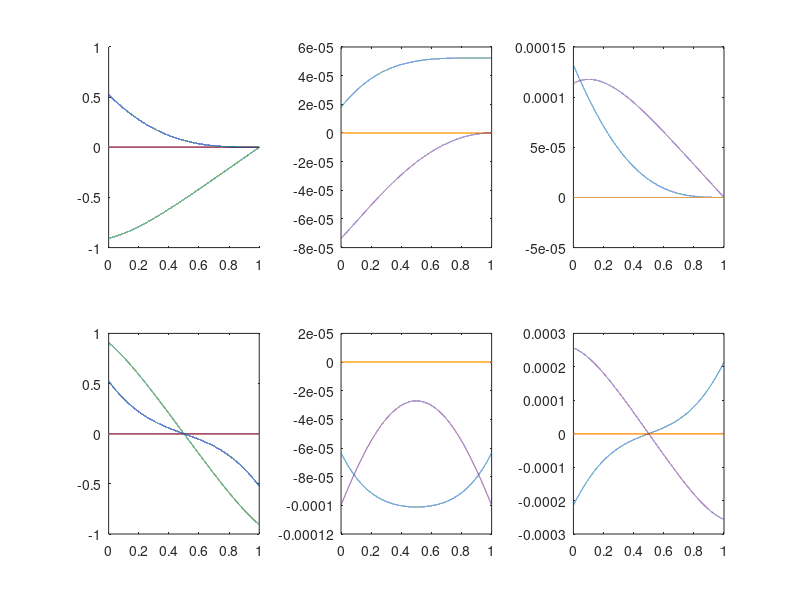

The MATLAB source for this figure: (Note: this script raises an error after producing the figure.)
%% init data
theta = pi;
dis = pi/3;

q0 = [[1,0,0]*sin(dis/2),cos(dis/2)]';
q1 = [0,0,0,1]';
q2 = [[cos(theta),sin(theta),0]*sin(dis/2),cos(dis/2)]';

ds = 0.0001;
s = 0:ds:1;

theta0 = acos(q0(4));
v0 = q0(1:3)/sin(theta0);

theta2 = acos(q2(4));
v2 = q2(1:3)/sin(theta2);

debug = 1;

%% qa
qa  = [sin(theta0*((1-s).^2)).*v0;cos(theta0*((1-s).^2))];
dqa = theta0*(2*s-2).*[cos(theta0*((1-s).^2)).*v0;-sin(theta0*((1-s).^2))];
ddqa = theta0*2.*[cos(theta0*((1-s).^2)).*v0;-sin(theta0*((1-s).^2))]...
    +theta0*(2*s-2).*theta0.*(2*s-2).*[-sin(theta0*((1-s).^2)).*v0;-cos(theta0*((1-s).^2))];

if(debug)
    subplot(2,3,1);
    hold on
    plot(s,dqa)
    plot(s(2:end),diff(qa')'/ds)
    hold off
    subplot(2,3,2)
    plot(s(2:end),dqa(:,2:end)-diff(qa')'/ds)
    subplot(2,3,3)
    plot(s(2:end),ddqa(:,2:end)-diff(dqa')'/ds)
end
%% qb1
qb1  = [sin(theta0*(-(1-s).^2)).*v0;cos(theta0*(-(1-s).^2))];
dqb1 = -theta0*(2*s-2).*[cos(theta0*((1-s).^2)).*v0;sin(theta0*((1-s).^2))];
ddqb1 = -theta0*2.*[cos(theta0*((1-s).^2)).*v0;sin(theta0*((1-s).^2))]...
    -theta0*(2*s-2).*theta0.*(2*s-2).*[-sin(theta0*((1-s).^2)).*v0;cos(theta0*((1-s).^2))];

if(debug)
    subplot(2,3,4);
    hold on
    plot(s,dqb1);
    plot(s(2:end),diff(qb1')'/ds);
    hold off
    subplot(2,3,5);
    plot(s(2:end),dqb1(:,2:end)-diff(qb1')'/ds);
    subplot(2,3,6)
    plot(s(2:end),ddqb1(:,2:end)-diff(dqb1')'/ds)
end

%% qb2
qb2  = [sin(theta2*(s.^2)).*v2;cos(theta2*(s.^2))];
dqb2 = 2*theta2*s.*[cos(theta2*(s.^2)).*v2;-sin(theta2*(s.^2))];
ddqb2 = 2*theta2.*[cos(theta2*(s.^2)).*v2;-sin(theta2*(s.^2))]...
    + 2*theta2*s.*2*theta2.*s.*[-sin(theta2*(s.^2)).*v2;-cos(theta2*(s.^2))];

if(debug)
    subplot(2,3,4);
    plot(s,dqb2);
    hold on
    plot(s(2:end),diff(qb2')'/ds);
    hold off
    subplot(2,3,5);
    plot(s(2:end),dqb2(:,2:end)-diff(qb2')'/ds);
    subplot(2,3,6);
    plot(s(2:end),ddqb2(:,2:end)-diff(dqb2')'/ds);
end
%% qb3
qb3 = [ qb1(2,:).*qb2(3,:) - qb2(2,:).*qb1(3,:) + qb1(4,:).*qb2(1,:) + qb2(4,:).*qb1(1,:)
        qb2(1,:).*qb1(3,:) - qb1(1,:).*qb2(3,:) + qb1(4,:).*qb2(2,:) + qb2(4,:).*qb1(2,:)
        qb1(1,:).*qb2(2,:) - qb2(1,:).*qb1(2,:) + qb1(4,:).*qb2(3,:) + qb2(4,:).*qb1(3,:)
        qb1(4,:).*qb2(4,:) - qb1(1,:).*qb2(1,:) - qb1(2,:).*qb2(2,:) - qb1(3,:).*qb2(3,:)
        ];
dqb3 = [
    qb1(2,:).*dqb2(3,:)+dqb1(2,:).*qb2(3,:) - qb2(2,:).*dqb1(3,:)-dqb2(2,:).*qb1(3,:) + qb1(4,:).*dqb2(1,:)+dqb1(4,:).*qb2(1,:) + qb2(4,:).*dqb1(1,:)+dqb2(4,:).*qb1(1,:)
    qb2(1,:).*dqb1(3,:)+dqb2(1,:).*qb1(3,:) - qb1(1,:).*dqb2(3,:)-dqb1(1,:).*qb2(3,:) + qb1(4,:).*dqb2(2,:)+dqb1(4,:).*qb2(2,:) + qb2(4,:).*dqb1(2,:)+dqb2(4,:).*qb1(2,:)
    qb1(1,:).*dqb2(2,:)+dqb1(1,:).*qb2(2,:) - qb2(1,:).*dqb1(2,:)-dqb2(1,:).*qb1(2,:) + qb1(4,:).*dqb2(3,:)+dqb1(4,:).*qb2(3,:) + qb2(4,:).*dqb1(3,:)+dqb2(4,:).*qb1(3,:)
    qb1(4,:).*dqb2(4,:)+dqb1(4,:).*qb2(4,:) - qb1(1,:).*dqb2(1,:)-dqb1(1,:).*qb2(1,:) - qb1(2,:).*dqb2(2,:)-dqb1(2,:).*qb2(2,:) - qb1(3,:).*dqb2(3,:)-dqb1(3,:).*qb2(3,:)
];

ddqb3 = [
    qb1(2,:).*ddqb2(3,:)+2*dqb1(2,:).*dqb2(3,:)+ddqb1(2,:).*qb2(3,:) - qb2(2,:).*ddqb1(3,:)-2*dqb2(2,:).*dqb1(3,:)-ddqb2(2,:).*qb1(3,:) + qb1(4,:).*ddqb2(1,:)+2*dqb1(4,:).*dqb2(1,:)+ddqb1(4,:).*qb2(1,:) + qb2(4,:).*ddqb1(1,:)+2*dqb2(4,:).*dqb1(1,:)+ddqb2(4,:).*qb1(1,:)
    qb2(1,:).*ddqb1(3,:)+2*dqb2(1,:).*dqb1(3,:)+ddqb2(1,:).*qb1(3,:) - qb1(1,:).*ddqb2(3,:)-2*dqb1(1,:).*dqb2(3,:)-ddqb1(1,:).*qb2(3,:) + qb1(4,:).*ddqb2(2,:)+2*dqb1(4,:).*dqb2(2,:)+ddqb1(4,:).*qb2(2,:) + qb2(4,:).*ddqb1(2,:)+2*dqb2(4,:).*dqb1(2,:)+ddqb2(4,:).*qb1(2,:)
    qb1(1,:).*ddqb2(2,:)+2*dqb1(1,:).*dqb2(2,:)+ddqb1(1,:).*qb2(2,:) - qb2(1,:).*ddqb1(2,:)-2*dqb2(1,:).*dqb1(2,:)-ddqb2(1,:).*qb1(2,:) + qb1(4,:).*ddqb2(3,:)+2*dqb1(4,:).*dqb2(3,:)+ddqb1(4,:).*qb2(3,:) + qb2(4,:).*ddqb1(3,:)+2*dqb2(4,:).*dqb1(3,:)+ddqb2(4,:).*qb1(3,:)
    qb1(4,:).*ddqb2(4,:)+2*dqb1(4,:).*dqb2(4,:)+ddqb1(4,:).*qb2(4,:) - qb1(1,:).*ddqb2(1,:)-2*dqb1(1,:).*dqb2(1,:)-ddqb1(1,:).*qb2(1,:) - qb1(2,:).*ddqb2(2,:)-2*dqb1(2,:).*dqb2(2,:)-ddqb1(2,:).*qb2(2,:) - qb1(3,:).*ddqb2(3,:)-2*dqb1(3,:).*dqb2(3,:)-ddqb1(3,:).*qb2(3,:)
];
if(debug)
% 验证dq3
subplot(2,3,4);
plot(s,dqb3);
hold on
plot(s(2:end),diff(qb3')'/ds);
hold off
subplot(2,3,5);
plot(s(2:end),dqb3(:,2:end)-diff(qb3')'/ds);
subplot(2,3,6)
plot(s(2:end),ddqb3(:,2:end)-diff(dqb3')'/ds);
% qb32=zeros(size(qb1));
% for i=1:size(qb1,2)
% qb32(:,i) = s_q_dot_q(qb1(:,i),qb2(:,i));
% end
% qb3 - qb32(1:4,:)
end
%% qb
% 计算qb 和 dqb

% q&dq to v theta dv dtheta
theta_b3 = zeros(1,size(qb3,2));
vb3 = zeros(3,size(qb3,2));
dtheta_b3 = zeros(1,size(qb3,2));
dvb3 = zeros(3,size(qb3,2));
ddtheta_b3 = zeros(1,size(qb3,2));
ddvb3 = zeros(3,size(qb3,2));

for i=1:size(qb3,2)
[theta_b3(:,i),vb3(:,i),dtheta_b3(:,i),dvb3(:,i),ddtheta_b3(:,i),ddvb3(:,i)] = ...
    s_q_to_theta_v(qb3(:,i),dqb3(:,i),ddqb3(:,i));
end

if(debug)
    subplot(2,3,2);
    plot(s,dvb3);
    hold on
    plot(s(2:end),diff(vb3')'/ds);
    hold off
    subplot(2,3,2);
    plot(s(2:end),dvb3(:,2:end)-diff(vb3')'/ds);
    subplot(2,3,3)
    plot(s(2:end),ddvb3(:,2:end)-diff(dvb3')'/ds);
end
qb  = [sin(theta_b3.*s).*vb3;cos(theta_b3.*s)];
dqb = [
    cos(s.*theta_b3).*(theta_b3+s.*dtheta_b3).*vb3+sin(s.*theta_b3).*dvb3
    -sin(s.*theta_b3).*(theta_b3+s.*dtheta_b3)
];

ddqb_1 = -sin(s.*theta_b3).*(theta_b3 + s.*dtheta_b3).*(theta_b3+s.*dtheta_b3).*vb3 ...
        + cos(s.*theta_b3).*(dtheta_b3+ dtheta_b3 + s.*ddtheta_b3).*vb3 ...
        + cos(s.*theta_b3).*(theta_b3+s.*dtheta_b3).*dvb3 ...
        ...
        + cos(s.*theta_b3).*(theta_b3 + s.*dtheta_b3).*dvb3 ...
        + sin(s.*theta_b3).*ddvb3;

ddqb_2 = -cos(s.*theta_b3).*(theta_b3 + s.*dtheta_b3).*(theta_b3+s.*dtheta_b3) ...
        -sin(s.*theta_b3).*(dtheta_b3 + dtheta_b3 + s.*ddtheta_b3);

ddqb = [
    ddqb_1
    ddqb_2
    ];

if(debug)
    subplot(2,3,4);
    plot(s,dqb);
    hold on
    plot(s(2:end),diff(qb')'/ds);
    hold off
    subplot(2,3,5);
    plot(s(2:end),dqb(:,2:end)-diff(qb')'/ds);
    subplot(2,3,6)
    plot(s(2:end),ddqb(:,2:end)-diff(dqb')'/ds);
end
%% q
% 最后计算 q
q = [ 
    qa(2,:).*qb(3,:) - qb(2,:).*qa(3,:) + qa(4,:).*qb(1,:) + qb(4,:).*qa(1,:)
    qb(1,:).*qa(3,:) - qa(1,:).*qb(3,:) + qa(4,:).*qb(2,:) + qb(4,:).*qa(2,:)
    qa(1,:).*qb(2,:) - qb(1,:).*qa(2,:) + qa(4,:).*qb(3,:) + qb(4,:).*qa(3,:)
    qa(4,:).*qb(4,:) - qa(1,:).*qb(1,:) - qa(2,:).*qb(2,:) - qa(3,:).*qb(3,:)
];
dq = [
    qa(2,:).*dqb(3,:)+dqa(2,:).*qb(3,:) - qb(2,:).*dqa(3,:)-dqb(2,:).*qa(3,:) + qa(4,:).*dqb(1,:)+dqa(4,:).*qb(1,:) + qb(4,:).*dqa(1,:)+dqb(4,:).*qa(1,:)
    qb(1,:).*dqa(3,:)+dqb(1,:).*qa(3,:) - qa(1,:).*dqb(3,:)-dqa(1,:).*qb(3,:) + qa(4,:).*dqb(2,:)+dqa(4,:).*qb(2,:) + qb(4,:).*dqa(2,:)+dqb(4,:).*qa(2,:)
    qa(1,:).*dqb(2,:)+dqa(1,:).*qb(2,:) - qb(1,:).*dqa(2,:)-dqb(1,:).*qa(2,:) + qa(4,:).*dqb(3,:)+dqa(4,:).*qb(3,:) + qb(4,:).*dqa(3,:)+dqb(4,:).*qa(3,:)
    qa(4,:).*dqb(4,:)+dqa(4,:).*qb(4,:) - qa(1,:).*dqb(1,:)-dqa(1,:).*qb(1,:) - qa(2,:).*dqb(2,:)-dqa(2,:).*qb(2,:) - qa(3,:).*dqb(3,:)-dqa(3,:).*qb(3,:)
];
ddq = [
    qa(2,:).*ddqb(3,:)+2*dqa(2,:).*dqb(3,:)+ddqa(2,:).*qb(3,:) - qb(2,:).*ddqa(3,:)-2*dqb(2,:).*dqa(3,:)-ddqb(2,:).*qa(3,:) + qa(4,:).*ddqb(1,:)+2*dqa(4,:).*dqb(1,:)+ddqa(4,:).*qb(1,:) + qb(4,:).*ddqa(1,:)+2*dqb(4,:).*dqa(1,:)+ddqb(4,:).*qa(1,:)
    qb(1,:).*ddqa(3,:)+2*dqb(1,:).*dqa(3,:)+ddqb(1,:).*qa(3,:) - qa(1,:).*ddqb(3,:)-2*dqa(1,:).*dqb(3,:)-ddqa(1,:).*qb(3,:) + qa(4,:).*ddqb(2,:)+2*dqa(4,:).*dqb(2,:)+ddqa(4,:).*qb(2,:) + qb(4,:).*ddqa(2,:)+2*dqb(4,:).*dqa(2,:)+ddqb(4,:).*qa(2,:)
    qa(1,:).*ddqb(2,:)+2*dqa(1,:).*dqb(2,:)+ddqa(1,:).*qb(2,:) - qb(1,:).*ddqa(2,:)-2*dqb(1,:).*dqa(2,:)-ddqb(1,:).*qa(2,:) + qa(4,:).*ddqb(3,:)+2*dqa(4,:).*dqb(3,:)+ddqa(4,:).*qb(3,:) + qb(4,:).*ddqa(3,:)+2*dqb(4,:).*dqa(3,:)+ddqb(4,:).*qa(3,:)
    qa(4,:).*ddqb(4,:)+2*dqa(4,:).*dqb(4,:)+ddqa(4,:).*qb(4,:) - qa(1,:).*ddqb(1,:)-2*dqa(1,:).*dqb(1,:)-ddqa(1,:).*qb(1,:) - qa(2,:).*ddqb(2,:)-2*dqa(2,:).*dqb(2,:)-ddqa(2,:).*qb(2,:) - qa(3,:).*ddqb(3,:)-2*dqa(3,:).*dqb(3,:)-ddqa(3,:).*qb(3,:)
];
if(debug)
    subplot(2,3,4);
    plot(s,dq);
    hold on
    plot(s(2:end),diff(q')'/ds);
    hold off
    subplot(2,3,5);
    plot(s(2:end),dq(:,2:end)-diff(q')'/ds);
    subplot(2,3,6)
    plot(s(2:end),ddq(:,2:end)-diff(dq')'/ds);
end

%% compute arc
darc = sqrt(sum(dq.*dq));
ddarc = sum(dq.*ddq)./darc;

[arc_est, darc_est, ddarc_est] = s_estimate_bezier3_arc(darc(1), ddarc(1), darc(end), ddarc(end), darc((length(darc) + 1)/2), s);

subplot(1,2,1)
hold on
axis equal
plot(s,darc)
plot(s,ddarc)
plot(s,darc_est)
plot(s,ddarc_est)
% plot(s,2*a.*s+b)

subplot(1,2,2)
hold on
axis equal
plot(s(2:end)-ds/2,sqrt(sum(diff(q')'.*diff(q')'))/ds)
% plot(s,ddarc)

plot(s,darc)
plot(s,ddarc)
% plot(s,a.*s.*s+b.*s+c+ d*sin(s*pi) + e*cos(s*2*pi) + f)
% % plot(s,a.*s.*s+b.*s+c+ d*sin(s*pi) + e*cos(s*2*pi) + f + (c/7)*(1-cos(4*pi*s))/2)
% plot(s,2*a.*s+b+d*cos(s*pi)*pi - e*sin(s*2*pi)*2*pi)









